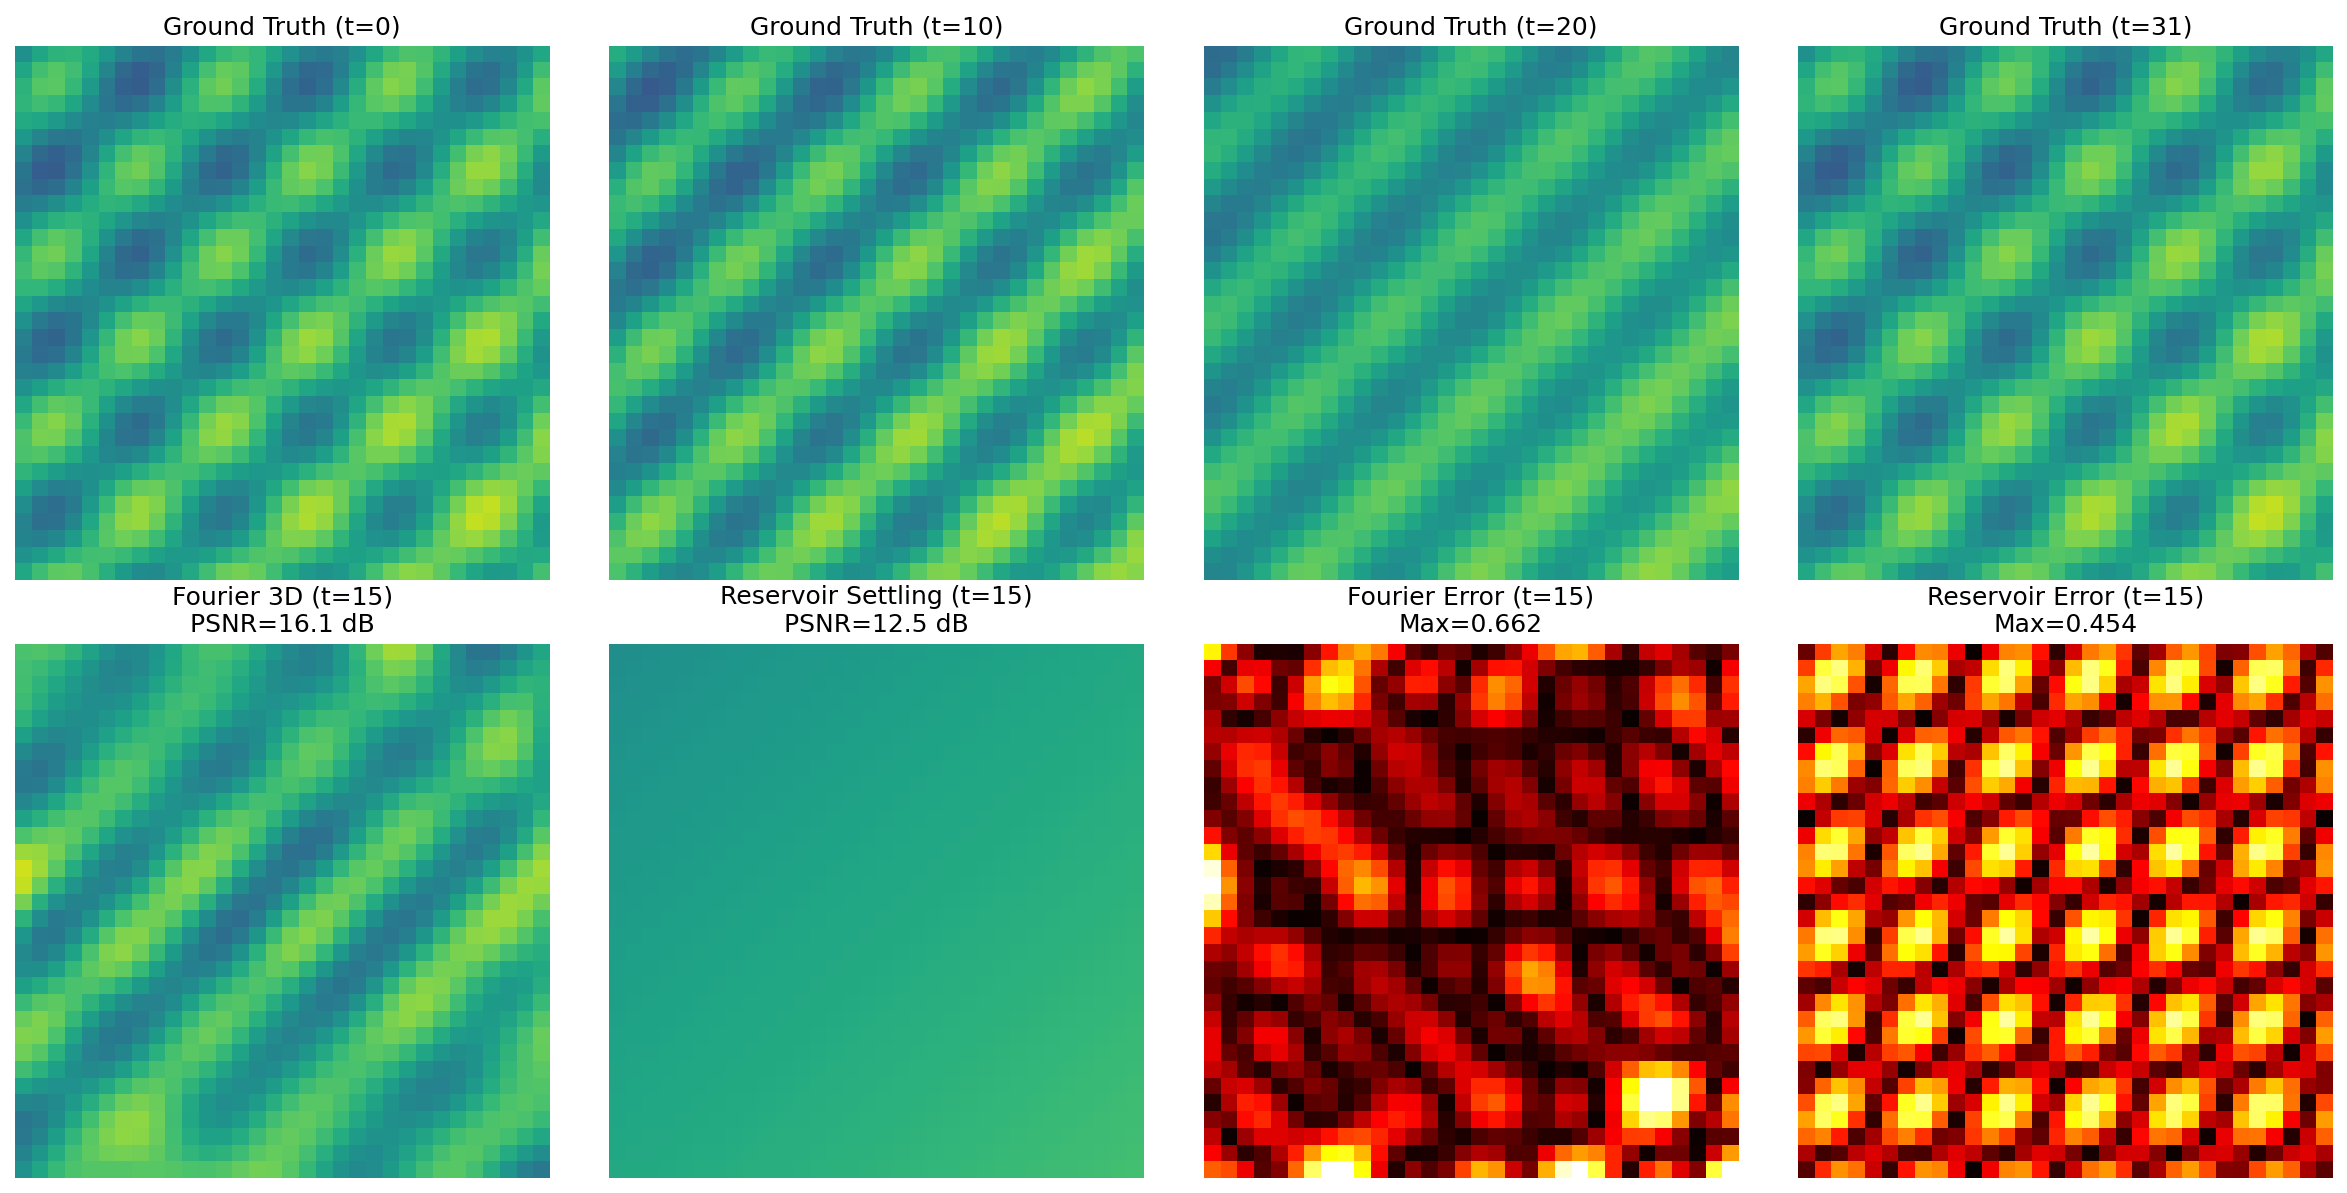

This figure's Python source:
"""
Spatiotemporal Comparison: Fourier vs Reservoir on Sinusoidal Data

Extends the spatial INR task to include time dimension:
- Spatial: f(x, y) = sinusoidal pattern (what we tested before)
- Spatiotemporal: f(x, y, t) = sinusoidal pattern that evolves over time

This is a fair comparison since both spatial and temporal components are sinusoidal.
"""

import numpy as np
import matplotlib
matplotlib.use('Agg')
import matplotlib.pyplot as plt

np.random.seed(42)

# =============================================================================
# 1. CREATE SPATIOTEMPORAL DATA
# =============================================================================

print("=" * 70)
print("SPATIOTEMPORAL SINUSOIDAL DATA")
print("=" * 70)

# Grid parameters
nx, ny, nt = 32, 32, 32  # 32x32 spatial, 32 time steps
x = np.linspace(0, 1, nx)
y = np.linspace(0, 1, ny)
t = np.linspace(0, 1, nt)

# Create meshgrid
X, Y, T = np.meshgrid(x, y, t, indexing='ij')

# Spatiotemporal signal: traveling wave + standing wave + gradient
# f(x,y,t) = traveling_wave + standing_wave + gradient
freq_x, freq_y, freq_t = 3, 3, 2  # spatial and temporal frequencies

# Component 1: Traveling wave (moves diagonally)
traveling_wave = 0.3 * np.sin(2 * np.pi * (freq_x * X + freq_y * Y - freq_t * T))

# Component 2: Standing wave (oscillates in place)
standing_wave = 0.3 * np.sin(2 * np.pi * freq_x * X) * np.sin(2 * np.pi * freq_y * Y) * np.cos(2 * np.pi * freq_t * T)

# Component 3: Spatial gradient (static)
gradient = 0.2 * X + 0.2 * Y

# Combined signal
signal_3d = traveling_wave + standing_wave + gradient

print(f"Signal shape: {signal_3d.shape} (nx={nx}, ny={ny}, nt={nt})")
print(f"Signal range: [{signal_3d.min():.3f}, {signal_3d.max():.3f}]")
print(f"\nComponents:")
print(f"  - Traveling wave: sin(2π(3x + 3y - 2t)) - moves diagonally")
print(f"  - Standing wave: sin(2π·3x)·sin(2π·3y)·cos(2π·2t) - oscillates in place")
print(f"  - Gradient: 0.2x + 0.2y - static spatial gradient")

# Flatten for training
coords_3d = np.stack([X.flatten(), Y.flatten(), T.flatten()], axis=1)  # (N, 3)
values_3d = signal_3d.flatten()  # (N,)

print(f"\nTotal samples: {len(values_3d)}")

# =============================================================================
# 2. FOURIER FEATURES (3D)
# =============================================================================

print("\n" + "=" * 70)
print("APPROACH 1: FOURIER FEATURES (3D)")
print("=" * 70)
print("Treating (x, y, t) as 3D coordinates with sin/cos encoding")

def fourier_features_3d(coords, num_features, sigma):
    """
    3D Fourier features: γ(x,y,t) = [sin(2πBv), cos(2πBv)]
    where B ~ N(0, σ²) and v = [x, y, t]
    """
    np.random.seed(42)
    B = np.random.randn(3, num_features) * sigma  # (3, num_features)

    # Project coordinates
    proj = coords @ B  # (N, num_features)

    # Sin and cos encoding
    features = np.concatenate([np.sin(2 * np.pi * proj),
                               np.cos(2 * np.pi * proj)], axis=1)
    return features

def train_ridge(H, y, ridge_lambda=1e-6):
    """Ridge regression: W = (H^T H + λI)^{-1} H^T y"""
    HtH = H.T @ H
    Hty = H.T @ y
    W = np.linalg.solve(HtH + ridge_lambda * np.eye(HtH.shape[0]), Hty)
    return W

# Test different sigma values
print("\nTesting different σ values:")
fourier_results = {}

for sigma in [0.5, 1.0, 2.0, 3.0, 5.0]:
    H_fourier = fourier_features_3d(coords_3d, num_features=256, sigma=sigma)
    W_fourier = train_ridge(H_fourier, values_3d)
    pred_fourier = H_fourier @ W_fourier

    mse = np.mean((pred_fourier - values_3d) ** 2)
    psnr = 10 * np.log10(1.0 / mse) if mse > 0 else 100

    fourier_results[sigma] = {'mse': mse, 'psnr': psnr, 'pred': pred_fourier}
    print(f"  σ={sigma}: MSE={mse:.6f}, PSNR={psnr:.2f} dB")

best_sigma = max(fourier_results.keys(), key=lambda s: fourier_results[s]['psnr'])
print(f"\nBest σ={best_sigma}: PSNR={fourier_results[best_sigma]['psnr']:.2f} dB")

# =============================================================================
# 3. RESERVOIR (SELF-RECURRENT SETTLING - 3D INPUT)
# =============================================================================

print("\n" + "=" * 70)
print("APPROACH 2: RESERVOIR (Self-Recurrent Settling, 3D input)")
print("=" * 70)
print("Each (x,y,t) coordinate processed independently with K iterations")

def reservoir_settling_3d(coords, hidden_size, iterations, spectral_radius=0.9, leak_rate=0.3):
    """
    Self-recurrent settling for 3D coordinates.
    Each coordinate is processed independently through K iterations.
    """
    np.random.seed(42)
    N, input_dim = coords.shape

    # Initialize weights
    W_in = np.random.randn(input_dim, hidden_size) * 0.1
    W_hh = np.random.randn(hidden_size, hidden_size)
    # Scale to spectral radius
    eigenvalues = np.linalg.eigvals(W_hh)
    W_hh = W_hh * (spectral_radius / np.max(np.abs(eigenvalues)))
    b = np.random.randn(hidden_size) * 0.1

    # Process each coordinate
    H = np.zeros((N, hidden_size))

    for i in range(N):
        h = np.zeros(hidden_size)
        coord = coords[i]

        # Self-recurrent settling
        for k in range(iterations):
            pre_activation = coord @ W_in + h @ W_hh + b
            h_new = np.tanh(pre_activation)
            h = (1 - leak_rate) * h + leak_rate * h_new

        H[i] = h

    return H

# Test reservoir
print("\nTesting reservoir configurations:")
reservoir_results = {}

for hidden_size in [256, 512]:
    for iterations in [10, 20]:
        H_res = reservoir_settling_3d(coords_3d, hidden_size, iterations)
        W_res = train_ridge(H_res, values_3d)
        pred_res = H_res @ W_res

        mse = np.mean((pred_res - values_3d) ** 2)
        psnr = 10 * np.log10(1.0 / mse) if mse > 0 else 100

        key = f"H{hidden_size}_K{iterations}"
        reservoir_results[key] = {'mse': mse, 'psnr': psnr, 'pred': pred_res}
        print(f"  H={hidden_size}, K={iterations}: MSE={mse:.6f}, PSNR={psnr:.2f} dB")

best_res = max(reservoir_results.keys(), key=lambda k: reservoir_results[k]['psnr'])
print(f"\nBest reservoir ({best_res}): PSNR={reservoir_results[best_res]['psnr']:.2f} dB")

# =============================================================================
# 4. RESERVOIR WITH TEMPORAL PROCESSING
# =============================================================================

print("\n" + "=" * 70)
print("APPROACH 3: RESERVOIR (Sequential Temporal Processing)")
print("=" * 70)
print("Process time steps sequentially, spatial coords independently")

def reservoir_temporal(signal_3d, hidden_size, spectral_radius=0.9, leak_rate=0.3):
    """
    Process spatiotemporal data with temporal recurrence.
    For each spatial point (x,y), process time steps sequentially.
    """
    np.random.seed(42)
    nx, ny, nt = signal_3d.shape

    # Input: (x, y, pixel_value) at each time step
    input_dim = 3  # x, y, value

    W_in = np.random.randn(input_dim, hidden_size) * 0.1
    W_hh = np.random.randn(hidden_size, hidden_size)
    eigenvalues = np.linalg.eigvals(W_hh)
    W_hh = W_hh * (spectral_radius / np.max(np.abs(eigenvalues)))
    b = np.random.randn(hidden_size) * 0.1

    # Create coordinate arrays
    x_coords = np.linspace(0, 1, nx)
    y_coords = np.linspace(0, 1, ny)

    # Collect states
    all_states = []
    all_targets = []

    # For each spatial point, process temporally
    for i in range(nx):
        for j in range(ny):
            h = np.zeros(hidden_size)

            for ti in range(nt):
                # Input: spatial coords + current value
                inp = np.array([x_coords[i], y_coords[j], signal_3d[i, j, ti]])

                pre_activation = inp @ W_in + h @ W_hh + b
                h_new = np.tanh(pre_activation)
                h = (1 - leak_rate) * h + leak_rate * h_new

                all_states.append(h.copy())
                all_targets.append(signal_3d[i, j, ti])

    return np.array(all_states), np.array(all_targets)

print("\nTesting temporal reservoir:")
temporal_results = {}

for hidden_size in [256, 512]:
    H_temp, y_temp = reservoir_temporal(signal_3d, hidden_size)
    W_temp = train_ridge(H_temp, y_temp)
    pred_temp = H_temp @ W_temp

    mse = np.mean((pred_temp - y_temp) ** 2)
    psnr = 10 * np.log10(1.0 / mse) if mse > 0 else 100

    temporal_results[f"H{hidden_size}"] = {'mse': mse, 'psnr': psnr}
    print(f"  H={hidden_size}: MSE={mse:.6f}, PSNR={psnr:.2f} dB")

# =============================================================================
# 5. HYBRID: FOURIER + RESERVOIR
# =============================================================================

print("\n" + "=" * 70)
print("APPROACH 4: HYBRID (Fourier spatial + Reservoir temporal)")
print("=" * 70)
print("Use Fourier for spatial encoding, Reservoir for temporal dynamics")

def hybrid_fourier_reservoir(signal_3d, num_fourier, sigma, hidden_size, spectral_radius=0.9, leak_rate=0.3):
    """
    Hybrid approach:
    1. Fourier features encode spatial (x, y) coordinates
    2. Reservoir processes temporal sequence with Fourier features as input
    """
    np.random.seed(42)
    nx, ny, nt = signal_3d.shape

    # Create spatial Fourier features
    x_coords = np.linspace(0, 1, nx)
    y_coords = np.linspace(0, 1, ny)
    X, Y = np.meshgrid(x_coords, y_coords, indexing='ij')
    spatial_coords = np.stack([X.flatten(), Y.flatten()], axis=1)  # (nx*ny, 2)

    # Fourier encoding for spatial
    B = np.random.randn(2, num_fourier) * sigma
    proj = spatial_coords @ B
    fourier_spatial = np.concatenate([np.sin(2 * np.pi * proj),
                                       np.cos(2 * np.pi * proj)], axis=1)  # (nx*ny, 2*num_fourier)

    fourier_dim = fourier_spatial.shape[1]

    # Reservoir weights (input = Fourier features)
    W_in = np.random.randn(fourier_dim, hidden_size) * 0.1
    W_hh = np.random.randn(hidden_size, hidden_size)
    eigenvalues = np.linalg.eigvals(W_hh)
    W_hh = W_hh * (spectral_radius / np.max(np.abs(eigenvalues)))
    b = np.random.randn(hidden_size) * 0.1

    # Process: for each spatial point, run through time with Fourier input
    all_states = []
    all_targets = []

    for idx in range(nx * ny):
        fourier_input = fourier_spatial[idx]  # Fourier features for this spatial point
        h = np.zeros(hidden_size)

        i, j = idx // ny, idx % ny

        for ti in range(nt):
            # Reservoir update with Fourier spatial features
            pre_activation = fourier_input @ W_in + h @ W_hh + b
            h_new = np.tanh(pre_activation)
            h = (1 - leak_rate) * h + leak_rate * h_new

            all_states.append(h.copy())
            all_targets.append(signal_3d[i, j, ti])

    return np.array(all_states), np.array(all_targets)

print("\nTesting hybrid approach:")
hybrid_results = {}

for sigma in [2.0, 3.0]:
    for hidden_size in [256, 512]:
        H_hyb, y_hyb = hybrid_fourier_reservoir(signal_3d, num_fourier=128, sigma=sigma,
                                                  hidden_size=hidden_size)
        W_hyb = train_ridge(H_hyb, y_hyb)
        pred_hyb = H_hyb @ W_hyb

        mse = np.mean((pred_hyb - y_hyb) ** 2)
        psnr = 10 * np.log10(1.0 / mse) if mse > 0 else 100

        key = f"σ{sigma}_H{hidden_size}"
        hybrid_results[key] = {'mse': mse, 'psnr': psnr}
        print(f"  σ={sigma}, H={hidden_size}: MSE={mse:.6f}, PSNR={psnr:.2f} dB")

# =============================================================================
# 6. COMPARISON SUMMARY
# =============================================================================

print("\n" + "=" * 70)
print("FINAL COMPARISON: SPATIOTEMPORAL SINUSOIDAL DATA")
print("=" * 70)

print(f"""
Signal: f(x,y,t) = traveling_wave + standing_wave + gradient
        - Traveling wave: sin(2π(3x + 3y - 2t))
        - Standing wave: sin(2π·3x)·sin(2π·3y)·cos(2π·2t)
        - Gradient: 0.2x + 0.2y

Grid: {nx}×{ny}×{nt} = {nx*ny*nt} total samples

┌─────────────────────────────────────────────────────────────────┐
│                        RESULTS SUMMARY                          │
├─────────────────────────────────────────────────────────────────┤
│ APPROACH                          │    MSE      │    PSNR      │
├───────────────────────────────────┼─────────────┼──────────────┤
│ Fourier 3D (best σ={best_sigma})            │ {fourier_results[best_sigma]['mse']:.6f}   │ {fourier_results[best_sigma]['psnr']:>6.2f} dB   │
│ Reservoir Settling (best)         │ {reservoir_results[best_res]['mse']:.6f}   │ {reservoir_results[best_res]['psnr']:>6.2f} dB   │
│ Reservoir Temporal (H=512)        │ {temporal_results['H512']['mse']:.6f}   │ {temporal_results['H512']['psnr']:>6.2f} dB   │
│ Hybrid Fourier+Reservoir          │ {min(hybrid_results.values(), key=lambda x: x['mse'])['mse']:.6f}   │ {max(hybrid_results.values(), key=lambda x: x['psnr'])['psnr']:>6.2f} dB   │
└───────────────────────────────────┴─────────────┴──────────────┘
""")

# =============================================================================
# 7. VISUALIZE
# =============================================================================

fig, axes = plt.subplots(2, 4, figsize=(16, 8))

# Ground truth at different time steps
for i, ti in enumerate([0, 10, 20, 31]):
    axes[0, i].imshow(signal_3d[:, :, ti], cmap='viridis', vmin=-1, vmax=1)
    axes[0, i].set_title(f'Ground Truth (t={ti})')
    axes[0, i].axis('off')

# Predictions at t=15 (middle)
ti = 15
gt_slice = signal_3d[:, :, ti]

# Fourier prediction
fourier_pred = fourier_results[best_sigma]['pred'].reshape(nx, ny, nt)[:, :, ti]
axes[1, 0].imshow(fourier_pred, cmap='viridis', vmin=-1, vmax=1)
axes[1, 0].set_title(f'Fourier 3D (t={ti})\nPSNR={fourier_results[best_sigma]["psnr"]:.1f} dB')
axes[1, 0].axis('off')

# Reservoir settling prediction
res_pred = reservoir_results[best_res]['pred'].reshape(nx, ny, nt)[:, :, ti]
axes[1, 1].imshow(res_pred, cmap='viridis', vmin=-1, vmax=1)
axes[1, 1].set_title(f'Reservoir Settling (t={ti})\nPSNR={reservoir_results[best_res]["psnr"]:.1f} dB')
axes[1, 1].axis('off')

# Error maps
fourier_error = np.abs(fourier_pred - gt_slice)
axes[1, 2].imshow(fourier_error, cmap='hot', vmin=0, vmax=0.5)
axes[1, 2].set_title(f'Fourier Error (t={ti})\nMax={fourier_error.max():.3f}')
axes[1, 2].axis('off')

res_error = np.abs(res_pred - gt_slice)
axes[1, 3].imshow(res_error, cmap='hot', vmin=0, vmax=0.5)
axes[1, 3].set_title(f'Reservoir Error (t={ti})\nMax={res_error.max():.3f}')
axes[1, 3].axis('off')

plt.tight_layout()
plt.savefig('spatiotemporal_comparison.png', dpi=150, bbox_inches='tight')
plt.close()

print("\nVisualization saved to: spatiotemporal_comparison.png")

# =============================================================================
# 8. ANALYSIS: WHY THE DIFFERENCE?
# =============================================================================

print("\n" + "=" * 70)
print("ANALYSIS: WHAT'S HAPPENING?")
print("=" * 70)

print("""
KEY INSIGHT: Both approaches see the SAME sinusoidal data!

The signal is: f(x,y,t) = sinusoids in x, y, AND t

FOURIER 3D:
  - Creates sin/cos basis in ALL three dimensions (x, y, t)
  - Can directly represent sin(2π·3x), sin(2π·2t), etc.
  - Linear combination matches signal structure perfectly
  - NO MEMORY needed - just frequency decomposition

RESERVOIR SETTLING (3D input):
  - Sees (x, y, t) as 3D coordinate
  - Creates nonlinear mixing via tanh
  - Iterations add "depth" but NO frequency basis
  - Has to approximate sinusoids with nonlinear combinations

RESERVOIR TEMPORAL:
  - Processes time steps sequentially
  - Has memory of past states
  - But memory doesn't help for SINUSOIDAL temporal pattern!
  - sin(2πft) doesn't require memory - just frequency matching

HYBRID:
  - Fourier encodes spatial (x, y) - good for spatial sinusoids
  - Reservoir handles temporal - but temporal is also sinusoidal!
  - Fourier's frequency basis would be better for temporal too

CONCLUSION:
  For SINUSOIDAL signals (spatial OR temporal):
  → Fourier features win because they create explicit frequency basis

  Reservoir memory helps when:
  → Future depends on PAST in complex, non-periodic ways
  → Chaotic systems, NARMA, memory tasks

  For periodic/sinusoidal temporal patterns:
  → Treating time as another coordinate works fine
  → Memory is NOT necessary
""")
